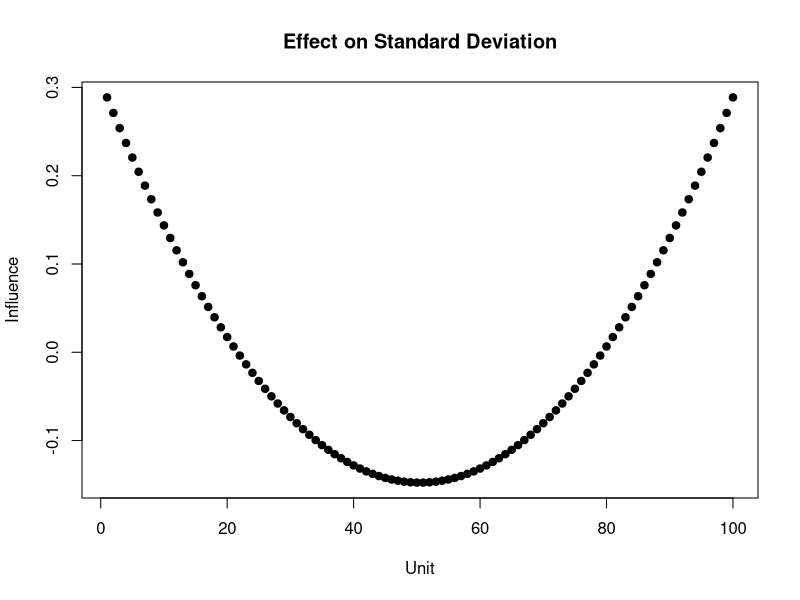

Reproduce this figure in R.
## ---- chunk 1
influence <- function(attr) {
  delta = rep(0, length(pop)) # Store the results, one for each unit
  pop.attr <- attr(pop)       # The attribute over the original population
  for (i in 1:length(pop)) {
    delta[i] = pop.attr - attr(pop[-i]) # Calculate on all units except one
  }
  return(delta)
}
## ---- chunk 2
pop <- 1:100
pop.infl <- influence(sd)

plot(pop.infl, pch=19, xlab="Unit", ylab="Influence", 
     main="Effect on Standard Deviation")
